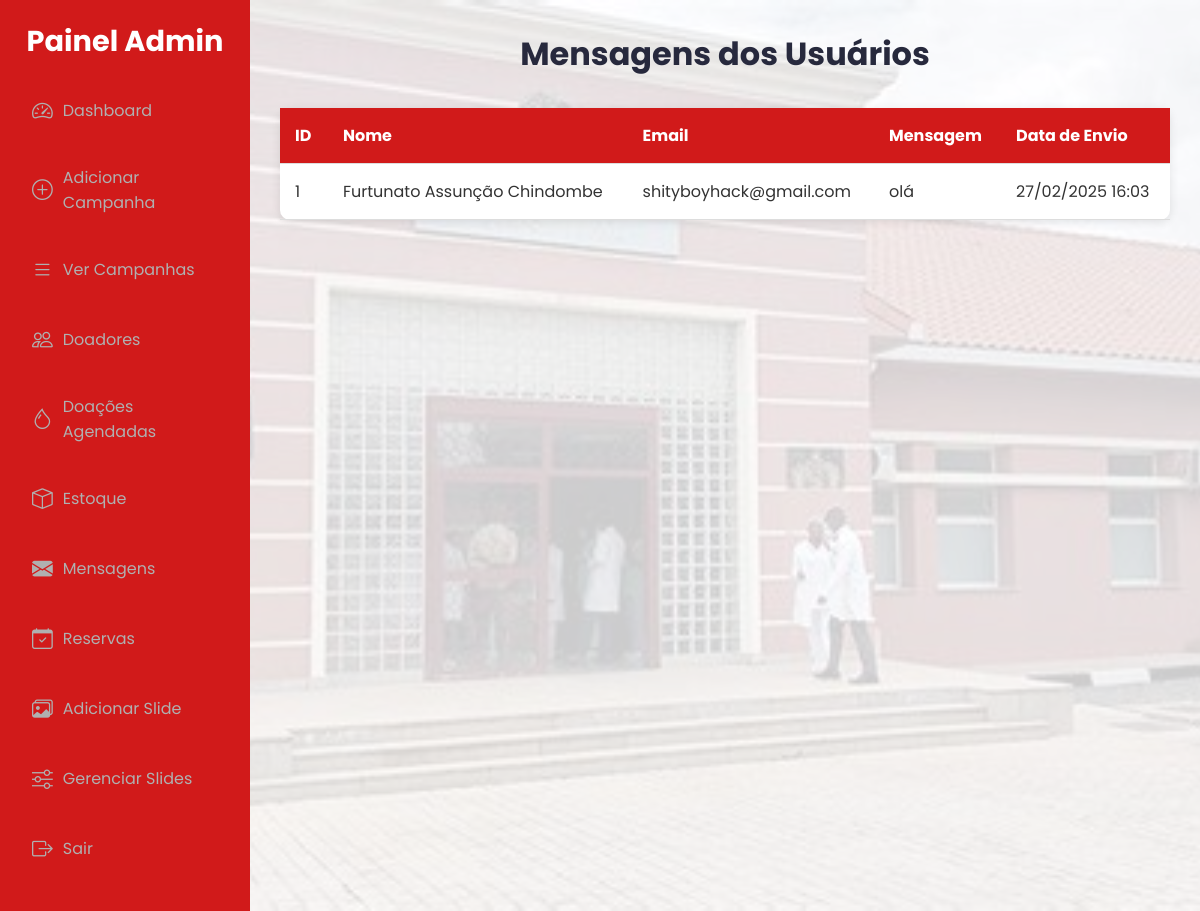
The page /view_message.php (signed in) on the database its author committed.
### tables this page shows
CREATE TABLE `contatos` (
  `id` int(11) NOT NULL,
  `nome` varchar(255) NOT NULL,
  `email` varchar(255) NOT NULL,
  `mensagem` text NOT NULL,
  `data_envio` timestamp NOT NULL DEFAULT current_timestamp()
);

### view_message.php (the view, shortened to what this page needs)
<?php
$host = 'localhost';
$dbname = 'blood_place';
$username = 'root';
$password = 'root';
try {
    $pdo = new PDO("mysql:host=$host;dbname=$dbname;charset=utf8", $username, $password);
    $pdo->setAttribute(PDO::ATTR_ERRMODE, PDO::ERRMODE_EXCEPTION);
} catch (PDOException $e) {
    die("Erro ao conectar ao banco de dados: " . $e->getMessage());
}
$query = "SELECT * FROM contatos ORDER BY data_envio DESC";
$stmt = $pdo->prepare($query);
$stmt->execute();
$messages = $stmt->fetchAll(PDO::FETCH_ASSOC);
?>
<!DOCTYPE html>
<html lang="pt-br">
<head>
    <link rel="stylesheet" href="https://cdn.jsdelivr.net/npm/bootstrap-icons/font/bootstrap-icons.css">
</head>
<body>
<aside class="sidebar">
            <h2>Painel Admin</h2>
            <ul class="menu">
                <li><a href="admin_dashboard.php"><i class="bi bi-speedometer2"></i> Dashboard</a></li>
                <li><a href="add_campaign.php"><i class="bi bi-plus-circle"></i> Adicionar Campanha</a></li>
                <li><a href="view_campaigns.php"><i class="bi bi-list"></i> Ver Campanhas</a></li>
                <li><a href="view_donors.php"><i class="bi bi-people"></i> Doadores</a></li>
                 <li><a href="view_donations.php"><i class="bi bi-droplet"></i>  Doações Agendadas</a></li>
                <li><a href="view_stock_donations.php"><i class="bi bi-box"></i> Estoque</a></li>
                <li><a href="view_message.php"><i class="bi bi-envelope-fill"></i> Mensagens</a></li>
                <li><a href="view_reservations.php"><i class="bi bi-calendar-check"></i> Reservas</a></li>
                <li><a href="add_slider.php"><i class="bi bi-images"></i> Adicionar Slide</a></li>
                <li><a href="manage_sliders.php"><i class="bi bi-sliders"></i> Gerenciar Slides</a></li>
                <li><a href="admin_logout.php"><i class="bi bi-box-arrow-right"></i> Sair</a></li>
            </ul>
        </aside>
    <div class="content">
        <h1>Mensagens dos Usuários</h1>
        <?php if (count($messages) > 0): ?>
            <table class="message-table">
                <thead>
                    <tr>
                        <th>ID</th>
                        <th>Nome</th>
                        <th>Email</th>
                        <th>Mensagem</th>
                        <th>Data de Envio</th>
                    </tr>
                </thead>
                <tbody>
                    <?php foreach ($messages as $message): ?>
                        <tr>
                            <td><?= htmlspecialchars($message['id']); ?></td>
                            <td><?= htmlspecialchars($message['nome']); ?></td>
                            <td><?= htmlspecialchars($message['email']); ?></td>
                            <td><?= nl2br(htmlspecialchars($message['mensagem'])); ?></td>
                            <td><?= date("d/m/Y H:i", strtotime($message['data_envio'])); ?></td>
                        </tr>
                    <?php endforeach; ?>
                </tbody>
            </table>
        <?php else: ?>
            <p class="no-messages">Nenhuma mensagem recebida até o momento.</p>
        <?php endif; ?>
    </div>
</body>
</html>

### view_message.php (style rules this page uses)
* { margin: 0; padding: 0; box-sizing: border-box; }
body { font-family: 'Poppins', sans-serif; background: #f0f0f0; color: #333; display: grid; grid-template-columns: 250px auto; min-height: 100vh; }
.sidebar { background-color: #D11A1A; color: white; padding: 20px; }
.sidebar h2 { font-size: 1.8rem; text-align: center; margin-bottom: 20px; }
.menu { list-style: none; padding: 0; }
.menu li { margin: 15px 0; }
.menu a { color: #b0b0b0; text-decoration: none; display: flex; align-items: center; padding: 12px; border-radius: 8px; transition: all 0.3s; }
.menu a i { margin-right: 10px; font-size: 1.3rem; }
.content { background: url('uploads/slider2.jpg') no-repeat center center/cover; background-color: rgba(255, 255, 255, 0.8); background-blend-mode: lighten; padding: 30px; }
h1 { font-size: 2rem; color: #27293d; text-align: center; margin-bottom: 30px; }
.message-table { width: 100%; border-collapse: collapse; background: white; border-radius: 10px; box-shadow: 0 2px 10px rgba(0, 0, 0, 0.1); }
.message-table th, .message-table td { padding: 15px; text-align: left; border-bottom: 1px solid #ddd; }
.message-table th { background: #D11A1A; color: white; }

### rows shown on the page
contatos: id "1", nome "Furtunato Assunção Chindombe", email "shityboyhack@gmail.com", mensagem "olá", data_envio "27/02/2025 16:03"
